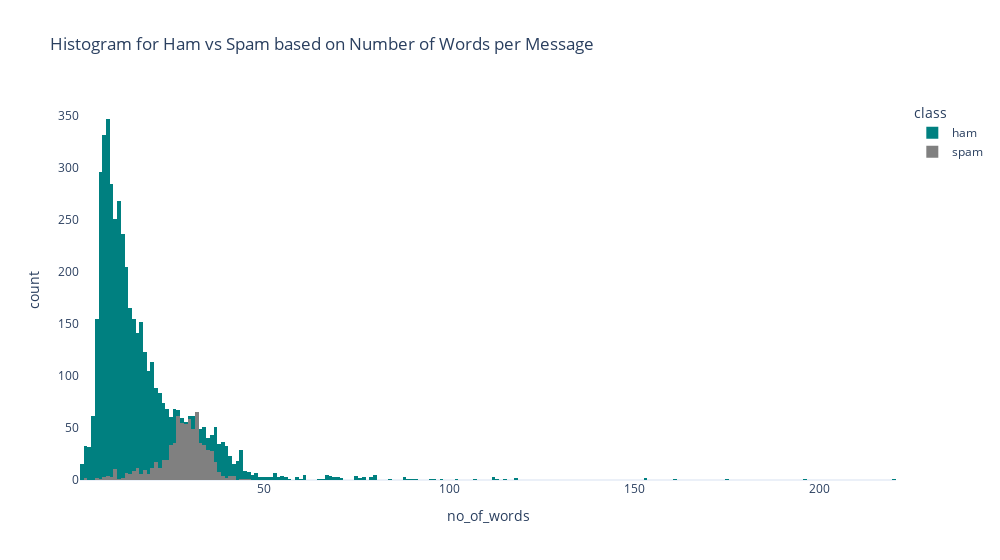

The notebook cell this image was saved under:
### Markdown cell above
## Exploring Number of Words per Message

### Code cell
fig = px.histogram(data, x = 'no_of_words', color = 'class', 
                   template = 'plotly_white', 
                   color_discrete_sequence = ["teal", "gray"],
                   title = "Histogram for Ham vs Spam based on Number of Words per Message",
                   width = 1000)

fig.update_xaxes(showgrid = False)
fig.update_yaxes(showgrid = False)
fig.update_layout(barmode = 'overlay')
fig.show()

### Figure 1 — Plotly figure (JSON) as saved in the notebook; plotly's stock layout.template omitted (floating-point values rounded to 4 significant figures; data arrays with more than 128 entries replaced by an {"elided": "..."} marker saying what was removed)
{"data": [{"alignmentgroup": "True", "bingroup": "x", "hovertemplate": "class=ham<br>no_of_words=%{x}<br>count=%{y}<extra></extra>", "legendgroup": "ham", "marker": {"color": "teal", "pattern": {"shape": ""}}, "name": "ham", "offsetgroup": "ham", "orientation": "v", "showlegend": true, "type": "histogram", "x": {"elided": "4825 int values"}, "xaxis": "x", "yaxis": "y"}, {"alignmentgroup": "True", "bingroup": "x", "hovertemplate": "class=spam<br>no_of_words=%{x}<br>count=%{y}<extra></extra>", "legendgroup": "spam", "marker": {"color": "gray", "pattern": {"shape": ""}}, "name": "spam", "offsetgroup": "spam", "orientation": "v", "showlegend": true, "type": "histogram", "x": {"elided": "747 int values"}, "xaxis": "x", "yaxis": "y"}], "layout": {"barmode": "overlay", "legend": {"title": {"text": "class"}, "tracegroupgap": 0}, "title": {"text": "Histogram for Ham vs Spam based on Number of Words per Message"}, "width": 1000, "xaxis": {"anchor": "y", "domain": [0, 1], "showgrid": false, "title": {"text": "no_of_words"}}, "yaxis": {"anchor": "x", "domain": [0, 1], "showgrid": false, "title": {"text": "count"}}}}
